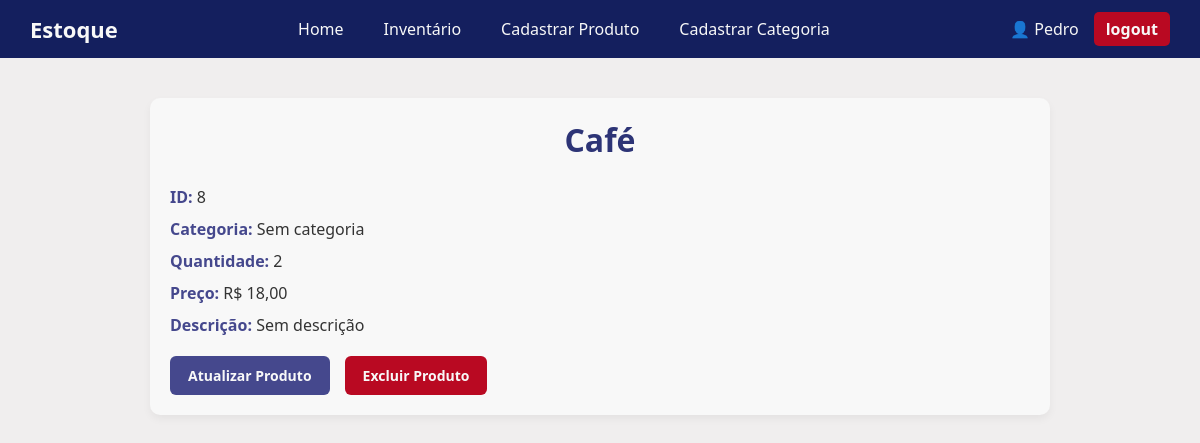
/8/ (signed in), run on the app's committed database.
### SistemaEstoque/models.py (models this page shows, shortened)
class Estoque(models.Model):
    nome=models.CharField(max_length=50,)
    quantidade=models.IntegerField(max_length=50, default=0)
    preco=models.FloatField(default=0)
    data_criacao=models.DateTimeField(default=timezone.now)
    categoria=models.ForeignKey(Categoria,on_delete=models.SET_NULL,blank=True,null=True)
    criador=models.ForeignKey(User,on_delete=models.SET_NULL,blank=True,null=True)

### SistemaEstoque/views/item_sozinho.py (the view)
# urls.py: path('<int:id_item>/', views.item_sozinho , name='item_sozinho'),
@login_required(login_url='SistemaEstoque:login')
def item_sozinho(request, id_item):
    item= Estoque.objects.get(id=id_item)
    contexto={
        'item': item,
    }
    return render(request, 'SistemaEstoque/item_sozinho.html', contexto)

### SistemaEstoque/templates/SistemaEstoque/item_sozinho.html
{% extends "global/base.html" %}
{% block content %}
    <div class="item-container">
        <h1 class="item-title">{{ item.nome }}</h1>
        <div class="item-details">
            <div class="item-info">
                <p><strong>ID:</strong> {{ item.id }}</p>
                <p><strong>Categoria:</strong> {{ item.categoria|default:"Sem categoria" }}</p>
                <p><strong>Quantidade:</strong> {{ item.quantidade }}</p>
                <p><strong>Preço:</strong> R$ {{ item.preco|floatformat:2 }}</p>
                <p><strong>Descrição:</strong> {{ item.descricao|default:"Sem descrição" }}</p>
                <div class="item-buttons">
                    <a href="{% url 'SistemaEstoque:update' item.id %}" class="btn-edit">Atualizar Produto</a>
                    <a href="{% url 'SistemaEstoque:delete' item.id %}" class="btn-delete">Excluir Produto</a>
                </div>
            </div>
        </div>
    </div>
{% endblock content %}

### base_templates/global/partials/header.html
<nav>
    <nav class="navbar">
    <div class="navbar-logo">
        <a href="{% url 'SistemaEstoque:home' %}">Estoque</a>
    </div>
    <ul class="navbar-links">
        <li><a href="{% url 'SistemaEstoque:home' %}">Home</a></li>
        <li><a href="{% url 'SistemaEstoque:inventario' %}">Inventário</a></li>
        <li><a href="{% url 'SistemaEstoque:novo_item' %}">Cadastrar Produto</a></li>
        <li><a href="{% url 'SistemaEstoque:nova_categoria' %}">Cadastrar Categoria</a></li>
    </ul>
    <div class="navbar-user">
        <span><a class="logout" href="{% url "SistemaEstoque:atualizar_usuario" %}">👤 {{ user.username }}</a></span>
        <a href="{% url 'SistemaEstoque:logout' %}" class="btn-logout">logout</a>
    </div>
</nav>
</nav>

### base_static/global/style.css (style rules this page uses)
* { margin: 0; padding: 0; box-sizing: border-box; }
body { background-color: #f0eeee; }
.item-container { max-width: 900px; margin: 40px auto; padding: 20px; background: #f8f8f8; border-radius: 10px; box-shadow: 0 4px 8px rgba(0,0,0,0.05); font-family: 'Segoe UI', Tahoma, Geneva, Verdana, sans-serif; }
.item-title { text-align: center; color: #2d3476; margin-bottom: 25px; font-size: 32px; }
.item-details { display: flex; flex-wrap: wrap; gap: 30px; }
.item-info { flex: 2 1 400px; }
.item-info p { margin-bottom: 10px; font-size: 16px; color: #333; }
.item-info strong { color: #45488D; }
.item-buttons { margin-top: 20px; display: flex; gap: 15px; }
a { text-decoration: none; color:whitesmoke }
.btn-edit, .btn-delete { padding: 10px 18px; border-radius: 6px; font-size: 14px; font-weight: bold; text-decoration: none; display: inline-block; transition: background-color 0.2s ease-in-out; }
.btn-edit { background-color: #45488d; color: #f8f8f8; }
.btn-delete { background-color: #b90922; color: #f8f8f8; }
.navbar { display: flex; justify-content: space-between; align-items: center; background-color: #141f5e; padding: 12px 30px; color: #f8f8f8; font-family: 'Segoe UI', sans-serif; }
.navbar-logo a { font-size: 22px; font-weight: bold; color: #f8f8f8; text-decoration: none; }
.navbar-links { display: flex; list-style: none; gap: 20px; }
.navbar-links a { color: #f8f8f8; text-decoration: none; font-weight: 500; padding: 6px 10px; transition: background-color 0.2s ease; border-radius: 5px; }
.navbar-user { display: flex; align-items: center; gap: 15px; }
.btn-logout { background-color: #b90922; padding: 6px 12px; border-radius: 5px; color: #f8f8f8; text-decoration: none; font-weight: bold; transition: background-color 0.2s ease; }

### data on the page
Estoque: nome "Café", id "8", categoria "Sem categoria", quantidade "2", preco "18,00"

### other printed values
{{ user.username }} "Pedro"
{{ item.descricao|default:"Sem descrição" }} "Sem descrição"
